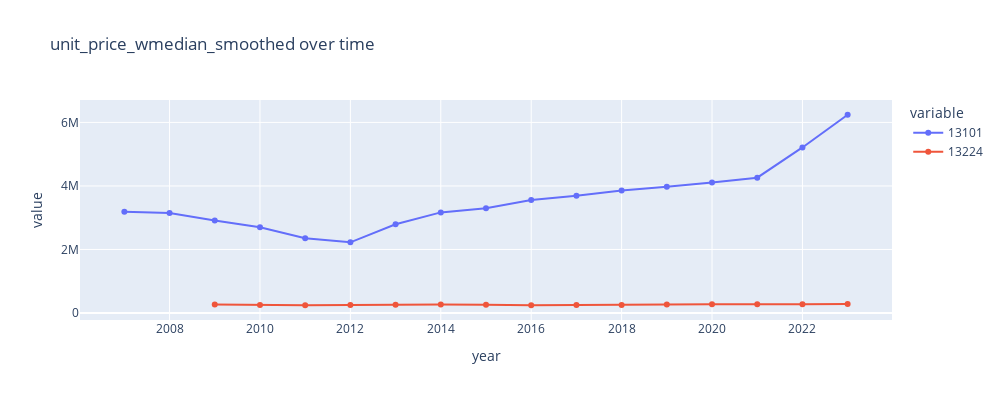
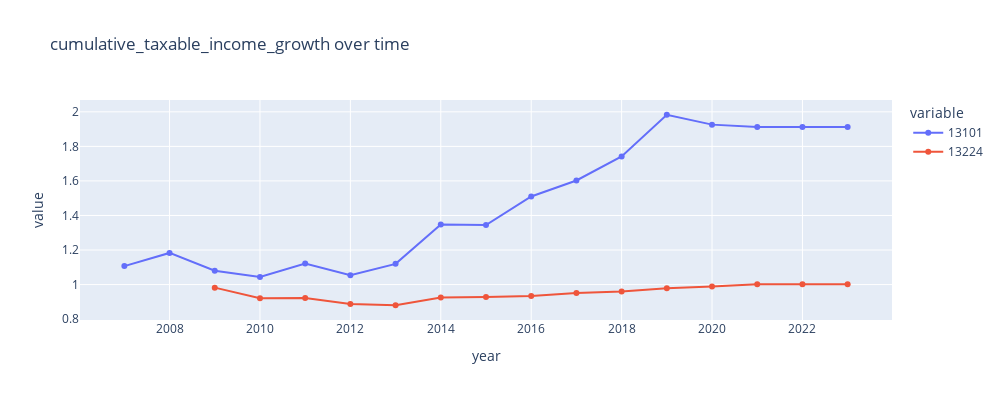
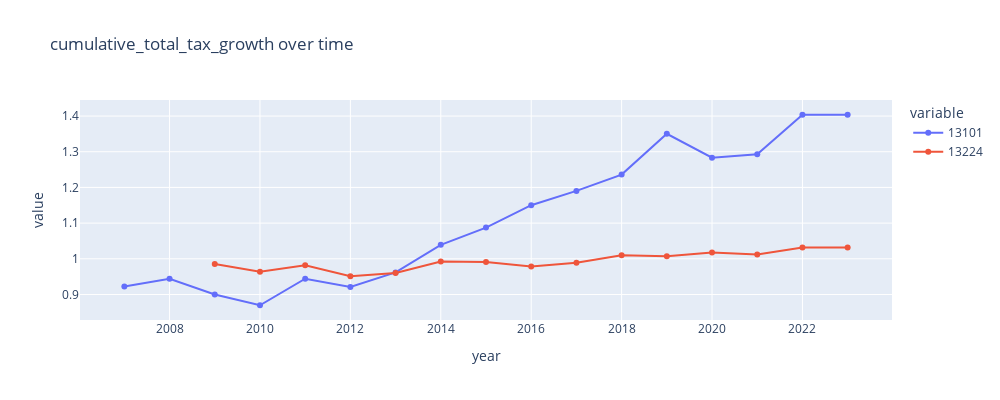
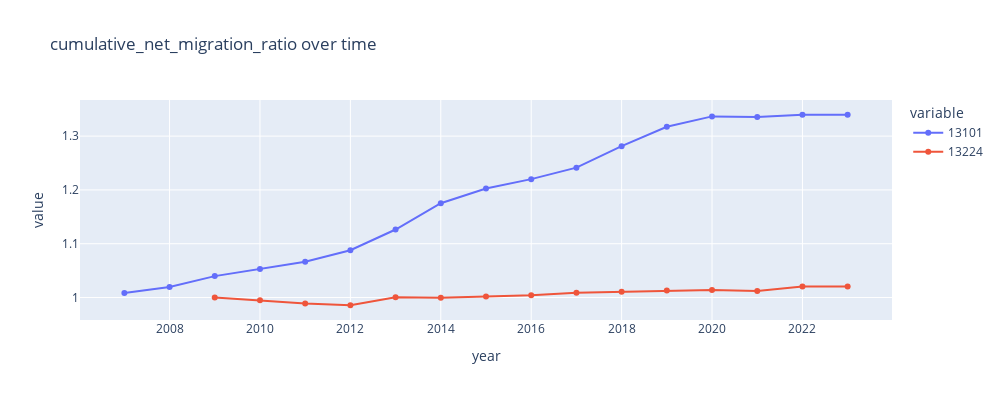

These figures' notebook cell, in order:
### Code cell
factors = [
    "taxable_income_growth",
    "total_tax_growth",
    "net_migration_ratio",
    "new_dwellings_ratio",
]
cumulative_factors = [
    f"cumulative_{factor}" for factor in factors
]

area_codes = [13101, 13224]
area_df = og_df[og_df["area_code"].isin(area_codes)].sort_values(by="year", ascending=True)

for factor in factors:
    area_df[f"cumulative_{factor}"] = get_cumulative_growth(
        area_df.copy(), factor
    )

plot_time_series(
    area_df,
    metric,
    ["area_code", "year"],
    ["area"],
    f"{metric} over time",
    # visible="legendonly",
    width=1000,
    height=400,
)

for cumulative_factor in cumulative_factors:
    plot_time_series(
        area_df,
        cumulative_factor,
        ["area_code", "year"],
        ["area"],
        f"{cumulative_factor} over time",
        # visible="legendonly",
        width=1000,
        height=400,
    )

### Figure 1 — Plotly figure (JSON) as saved in the notebook; plotly's stock layout.template omitted (floating-point values rounded to 4 significant figures)
{"data": [{"hovertemplate": "variable=13101<br>year=%{x}<br>value=%{y}<extra></extra>", "legendgroup": "13101", "line": {"color": "#636efa", "dash": "solid"}, "marker": {"symbol": "circle"}, "mode": "lines+markers", "name": "13101", "orientation": "v", "showlegend": true, "type": "scatter", "x": [2007, 2008, 2009, 2010, 2011, 2012, 2013, 2014, 2015, 2016, 2017, 2018, 2019, 2020, 2021, 2022, 2023], "xaxis": "x", "y": [3191000.0, 3145000.0, 2911000.0, 2697000.0, 2355000.0, 2225000.0, 2792000.0, 3168000.0, 3298000.0, 3561000.0, 3693000.0, 3855000.0, 3978000.0, 4106000.0, 4260000.0, 5212000.0, 6242000.0], "yaxis": "y"}, {"hovertemplate": "variable=13224<br>year=%{x}<br>value=%{y}<extra></extra>", "legendgroup": "13224", "line": {"color": "#EF553B", "dash": "solid"}, "marker": {"symbol": "circle"}, "mode": "lines+markers", "name": "13224", "orientation": "v", "showlegend": true, "type": "scatter", "x": [2007, 2008, 2009, 2010, 2011, 2012, 2013, 2014, 2015, 2016, 2017, 2018, 2019, 2020, 2021, 2022, 2023], "xaxis": "x", "y": [null, null, 269100.0, 253500.0, 244700.0, 252300.0, 263100.0, 265400.0, 259900.0, 243600.0, 254400.0, 252200.0, 269700.0, 278800.0, 272600.0, 275500.0, 284100.0], "yaxis": "y"}], "layout": {"autosize": false, "height": 400, "hovermode": "closest", "legend": {"title": {"text": "variable"}, "tracegroupgap": 0}, "showlegend": true, "title": {"text": "unit_price_wmedian_smoothed over time"}, "width": 1000, "xaxis": {"anchor": "y", "domain": [0, 1], "title": {"text": "year"}}, "yaxis": {"anchor": "x", "domain": [0, 1], "title": {"text": "value"}}}}

### Figure 2 — Plotly figure (JSON) as saved in the notebook; plotly's stock layout.template omitted (floating-point values rounded to 4 significant figures)
{"data": [{"hovertemplate": "variable=13101<br>year=%{x}<br>value=%{y}<extra></extra>", "legendgroup": "13101", "line": {"color": "#636efa", "dash": "solid"}, "marker": {"symbol": "circle"}, "mode": "lines+markers", "name": "13101", "orientation": "v", "showlegend": true, "type": "scatter", "x": [2007, 2008, 2009, 2010, 2011, 2012, 2013, 2014, 2015, 2016, 2017, 2018, 2019, 2020, 2021, 2022, 2023], "xaxis": "x", "y": [1.107, 1.183, 1.08, 1.044, 1.122, 1.054, 1.12, 1.348, 1.344, 1.51, 1.603, 1.742, 1.983, 1.926, 1.913, 1.913, 1.913], "yaxis": "y"}, {"hovertemplate": "variable=13224<br>year=%{x}<br>value=%{y}<extra></extra>", "legendgroup": "13224", "line": {"color": "#EF553B", "dash": "solid"}, "marker": {"symbol": "circle"}, "mode": "lines+markers", "name": "13224", "orientation": "v", "showlegend": true, "type": "scatter", "x": [2007, 2008, 2009, 2010, 2011, 2012, 2013, 2014, 2015, 2016, 2017, 2018, 2019, 2020, 2021, 2022, 2023], "xaxis": "x", "y": [null, null, 0.9823, 0.9212, 0.922, 0.8874, 0.8804, 0.9249, 0.9283, 0.9346, 0.951, 0.9605, 0.9789, 0.9884, 1.003, 1.003, 1.003], "yaxis": "y"}], "layout": {"autosize": false, "height": 400, "hovermode": "closest", "legend": {"title": {"text": "variable"}, "tracegroupgap": 0}, "showlegend": true, "title": {"text": "cumulative_taxable_income_growth over time"}, "width": 1000, "xaxis": {"anchor": "y", "domain": [0, 1], "title": {"text": "year"}}, "yaxis": {"anchor": "x", "domain": [0, 1], "title": {"text": "value"}}}}

### Figure 3 — Plotly figure (JSON) as saved in the notebook; plotly's stock layout.template omitted (floating-point values rounded to 4 significant figures)
{"data": [{"hovertemplate": "variable=13101<br>year=%{x}<br>value=%{y}<extra></extra>", "legendgroup": "13101", "line": {"color": "#636efa", "dash": "solid"}, "marker": {"symbol": "circle"}, "mode": "lines+markers", "name": "13101", "orientation": "v", "showlegend": true, "type": "scatter", "x": [2007, 2008, 2009, 2010, 2011, 2012, 2013, 2014, 2015, 2016, 2017, 2018, 2019, 2020, 2021, 2022, 2023], "xaxis": "x", "y": [0.9222, 0.9441, 0.9, 0.8698, 0.9442, 0.9209, 0.9618, 1.039, 1.087, 1.15, 1.19, 1.236, 1.35, 1.283, 1.293, 1.404, 1.404], "yaxis": "y"}, {"hovertemplate": "variable=13224<br>year=%{x}<br>value=%{y}<extra></extra>", "legendgroup": "13224", "line": {"color": "#EF553B", "dash": "solid"}, "marker": {"symbol": "circle"}, "mode": "lines+markers", "name": "13224", "orientation": "v", "showlegend": true, "type": "scatter", "x": [2007, 2008, 2009, 2010, 2011, 2012, 2013, 2014, 2015, 2016, 2017, 2018, 2019, 2020, 2021, 2022, 2023], "xaxis": "x", "y": [null, null, 0.9856, 0.9636, 0.9818, 0.9513, 0.9602, 0.9922, 0.991, 0.9784, 0.9892, 1.01, 1.007, 1.017, 1.012, 1.032, 1.032], "yaxis": "y"}], "layout": {"autosize": false, "height": 400, "hovermode": "closest", "legend": {"title": {"text": "variable"}, "tracegroupgap": 0}, "showlegend": true, "title": {"text": "cumulative_total_tax_growth over time"}, "width": 1000, "xaxis": {"anchor": "y", "domain": [0, 1], "title": {"text": "year"}}, "yaxis": {"anchor": "x", "domain": [0, 1], "title": {"text": "value"}}}}

### Figure 4 — Plotly figure (JSON) as saved in the notebook; plotly's stock layout.template omitted (floating-point values rounded to 4 significant figures)
{"data": [{"hovertemplate": "variable=13101<br>year=%{x}<br>value=%{y}<extra></extra>", "legendgroup": "13101", "line": {"color": "#636efa", "dash": "solid"}, "marker": {"symbol": "circle"}, "mode": "lines+markers", "name": "13101", "orientation": "v", "showlegend": true, "type": "scatter", "x": [2007, 2008, 2009, 2010, 2011, 2012, 2013, 2014, 2015, 2016, 2017, 2018, 2019, 2020, 2021, 2022, 2023], "xaxis": "x", "y": [1.009, 1.019, 1.04, 1.053, 1.067, 1.088, 1.126, 1.175, 1.203, 1.22, 1.241, 1.281, 1.317, 1.337, 1.335, 1.34, 1.34], "yaxis": "y"}, {"hovertemplate": "variable=13224<br>year=%{x}<br>value=%{y}<extra></extra>", "legendgroup": "13224", "line": {"color": "#EF553B", "dash": "solid"}, "marker": {"symbol": "circle"}, "mode": "lines+markers", "name": "13224", "orientation": "v", "showlegend": true, "type": "scatter", "x": [2007, 2008, 2009, 2010, 2011, 2012, 2013, 2014, 2015, 2016, 2017, 2018, 2019, 2020, 2021, 2022, 2023], "xaxis": "x", "y": [null, null, 1.0, 0.9949, 0.9888, 0.9857, 1.0, 0.9994, 1.002, 1.004, 1.009, 1.011, 1.013, 1.014, 1.012, 1.02, 1.02], "yaxis": "y"}], "layout": {"autosize": false, "height": 400, "hovermode": "closest", "legend": {"title": {"text": "variable"}, "tracegroupgap": 0}, "showlegend": true, "title": {"text": "cumulative_net_migration_ratio over time"}, "width": 1000, "xaxis": {"anchor": "y", "domain": [0, 1], "title": {"text": "year"}}, "yaxis": {"anchor": "x", "domain": [0, 1], "title": {"text": "value"}}}}
